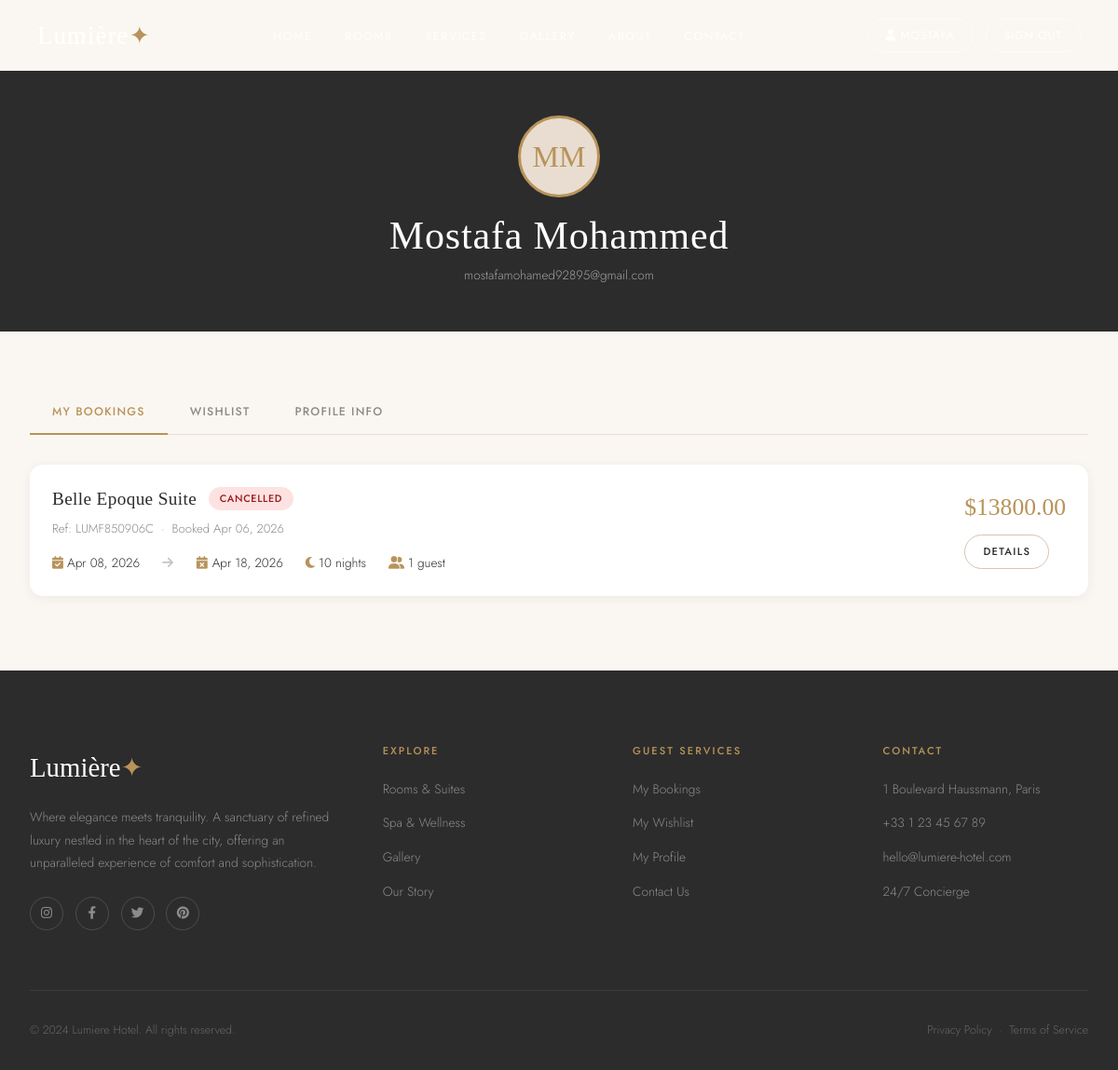
/users/profile/ (signed in), run on the app's committed database.
### users/models.py (models this page shows, shortened)
class User(AbstractUser):
    email = models.EmailField(unique=True)
    phone = models.CharField(max_length=20, blank=True)
    avatar = models.ImageField(upload_to='avatars/', blank=True, null=True)
    date_of_birth = models.DateField(null=True, blank=True)
    nationality = models.CharField(max_length=100, blank=True)
    bio = models.TextField(blank=True)
    is_verified = models.BooleanField(default=False)
    created_at = models.DateTimeField(auto_now_add=True)
    updated_at = models.DateTimeField(auto_now=True)
    USERNAME_FIELD = 'email'
    REQUIRED_FIELDS = ['username', 'first_name', 'last_name']
    def get_full_name(self):
        return f"{self.first_name} {self.last_name}".strip() or self.username

### bookings/models.py (models this page shows, shortened)
class Booking(models.Model):
    STATUS_CHOICES = [
        ('pending', 'Pending'),
        ('confirmed', 'Confirmed'),
        ('checked_in', 'Checked In'),
        ('checked_out', 'Checked Out'),
        ('cancelled', 'Cancelled'),
    ]
    booking_ref = models.CharField(max_length=20, unique=True, editable=False)
    user = models.ForeignKey(User, on_delete=models.CASCADE, related_name='bookings')
    room = models.ForeignKey(Room, on_delete=models.CASCADE, related_name='bookings')
    check_in = models.DateField()
    check_out = models.DateField()
    guests = models.PositiveIntegerField(default=1)
    status = models.CharField(max_length=20, choices=STATUS_CHOICES, default='pending')
    special_requests = models.TextField(blank=True)
    nights = models.PositiveIntegerField(editable=False, default=0)
    room_price = models.DecimalField(max_digits=10, decimal_places=2, editable=False, default=0)
    taxes = models.DecimalField(max_digits=10, decimal_places=2, editable=False, default=0)
    total_price = models.DecimalField(max_digits=10, decimal_places=2, editable=False, default=0)
    created_at = models.DateTimeField(auto_now_add=True)
    updated_at = models.DateTimeField(auto_now=True)
    class Meta:
        ordering = ['-created_at']

### rooms/models.py (models this page shows, shortened)
class Room(models.Model):
    STATUS_CHOICES = [
        ('available', 'Available'),
        ('occupied', 'Occupied'),
        ('maintenance', 'Under Maintenance'),
    ]
    category = models.ForeignKey(RoomCategory, on_delete=models.CASCADE, related_name='rooms')
    name = models.CharField(max_length=200)
    room_number = models.CharField(max_length=10, unique=True)
    description = models.TextField()
    short_description = models.CharField(max_length=300)
    price_per_night = models.DecimalField(max_digits=10, decimal_places=2)
    max_guests = models.PositiveIntegerField(default=2)
    size_sqm = models.PositiveIntegerField()
    floor = models.PositiveIntegerField(default=1)
    status = models.CharField(max_length=20, choices=STATUS_CHOICES, default='available')
    is_featured = models.BooleanField(default=False)
    has_sea_view = models.BooleanField(default=False)
    has_balcony = models.BooleanField(default=False)
    has_jacuzzi = models.BooleanField(default=False)
    has_fireplace = models.BooleanField(default=False)
    created_at = models.DateTimeField(auto_now_add=True)

### users/views.py (the view)
# urls.py: path('profile/', views.profile_view, name='profile'),
@login_required
def profile_view(request):
    bookings = request.user.bookings.select_related('room').order_by('-created_at')
    favorites = Favorite.objects.filter(user=request.user).select_related('room')
    return render(request, 'users/profile.html', {'bookings': bookings, 'favorites': favorites})

### templates/users/profile.html (shortened to what this page needs)
{% extends "base/base.html" %}
{% block content %}
<div style="padding-top:76px"></div>
<div class="profile-header">
  <div class="profile-avatar">
    {% if user.avatar %}<img src="{{ user.avatar.url }}" alt="{{ user.get_full_name }}">
    {% else %}{{ user.first_name|first|upper }}{{ user.last_name|first|upper }}{% endif %}
  </div>
  <h2>{{ user.get_full_name|default:user.username }}</h2>
  <p>{{ user.email }} {% if user.nationality %}&nbsp;&#183;&nbsp; {{ user.nationality }}{% endif %}</p>
</div>
<section class="section-sm">
  <div class="container">
    <div class="tab-nav">
      <button class="tab-btn active" data-tab="tab-bookings">My Bookings</button>
      <button class="tab-btn" data-tab="tab-wishlist">Wishlist</button>
      <button class="tab-btn" data-tab="tab-info">Profile Info</button>
    </div>
    <div id="tab-bookings" class="tab-pane">
      {% if bookings %}
        {% for booking in bookings %}
        <div class="card mb-3" style="margin-bottom:1rem">
          <div class="card-body" style="padding:1.5rem">
            <div style="display:flex;justify-content:space-between;align-items:start;flex-wrap:wrap;gap:1rem">
              <div>
                <div style="display:flex;align-items:center;gap:.8rem;margin-bottom:.5rem">
                  <h4 style="margin:0;font-size:1.2rem">{{ booking.room.name }}</h4>
                  <span class="badge badge-{{ booking.status }}">{{ booking.get_status_display }}</span>
                </div>
                <p style="font-size:.82rem;color:var(--gray);margin:0">Ref: {{ booking.booking_ref }} &nbsp;&#183;&nbsp; Booked {{ booking.created_at|date:"M d, Y" }}</p>
                <div style="display:flex;gap:1.5rem;margin-top:.8rem;flex-wrap:wrap">
                  <span style="font-size:.85rem"><i class="fa fa-calendar-check" style="color:var(--gold)"></i> {{ booking.check_in|date:"M d, Y" }}</span>
                  <span style="font-size:.85rem"><i class="fa fa-arrow-right" style="color:var(--gray-light)"></i></span>
                  <span style="font-size:.85rem"><i class="fa fa-calendar-times" style="color:var(--gold)"></i> {{ booking.check_out|date:"M d, Y" }}</span>
                  <span style="font-size:.85rem"><i class="fa fa-moon" style="color:var(--gold)"></i> {{ booking.nights }} night{{ booking.nights|pluralize }}</span>
                  <span style="font-size:.85rem"><i class="fa fa-user-friends" style="color:var(--gold)"></i> {{ booking.guests }} guest{{ booking.guests|pluralize }}</span>
                </div>
              </div>
              <div style="text-align:right">
                <div style="font-family:var(--font-serif);font-size:1.6rem;color:var(--gold)">${{ booking.total_price }}</div>
                <div style="display:flex;gap:.5rem;margin-top:.5rem;flex-wrap:wrap">
                  <a href="{% url 'booking_detail' booking.pk %}" class="btn btn-outline btn-sm">Details</a>
                </div>
              </div>
            </div>
          </div>
        </div>
        {% endfor %}
      {% endif %}
    </div>
  </div>
</section>
{% endblock %}

### templates/base/base.html (shortened to what this page needs)
<!DOCTYPE html>
<html lang="en">
<head>
  {% load static %}
  <link rel="stylesheet" href="{% static 'css/main.css' %}">
  <link rel="stylesheet" href="https://cdnjs.cloudflare.com/ajax/libs/font-awesome/6.4.0/css/all.min.css">
</head>
<body>
<nav class="navbar {% block nav_class %}{% endblock %}" data-transparent="{% block nav_transparent %}false{% endblock %}">
  <a href="{% url 'home' %}" class="nav-logo">Lumière<span>&#10022;</span></a>
  <ul class="nav-links">
    <li><a href="{% url 'home' %}">Home</a></li>
    <li><a href="{% url 'rooms_list' %}">Rooms</a></li>
    <li><a href="{% url 'services' %}">Services</a></li>
    <li><a href="{% url 'gallery' %}">Gallery</a></li>
    <li><a href="{% url 'about' %}">About</a></li>
    <li><a href="{% url 'contact' %}">Contact</a></li>
  </ul>
  <div class="nav-actions">
    {% if user.is_authenticated %}
      <a href="{% url 'profile' %}" class="btn-nav"><i class="fa fa-user"></i> {{ user.first_name|default:user.username }}</a>
      <a href="{% url 'logout' %}" class="btn-nav">Sign Out</a>
    {% else %}
      <a href="{% url 'login' %}" class="btn-nav">Sign In</a>
      <a href="{% url 'register' %}" class="btn-nav btn-nav-solid">Join Us</a>
    {% endif %}
  </div>
</nav>
{% block content %}{% endblock %}
<footer>
  <div class="footer-grid">
    <div class="footer-brand">
      <span class="logo">Lumière<span>&#10022;</span></span>
      <p>Where elegance meets tranquility. A sanctuary of refined luxury nestled in the heart of the city, offering an unparalleled experience of comfort and sophistication.</p>
      <div class="footer-social">
        <a href="#"><i class="fab fa-instagram"></i></a>
        <a href="#"><i class="fab fa-facebook-f"></i></a>
        <a href="#"><i class="fab fa-twitter"></i></a>
        <a href="#"><i class="fab fa-pinterest"></i></a>
      </div>
    </div>
    <div class="footer-col">
      <h5>Explore</h5>
      <ul>
        <li><a href="{% url 'rooms_list' %}">Rooms &amp; Suites</a></li>
        <li><a href="{% url 'services' %}">Spa &amp; Wellness</a></li>
        <li><a href="{% url 'gallery' %}">Gallery</a></li>
        <li><a href="{% url 'about' %}">Our Story</a></li>
      </ul>
    </div>
    <div class="footer-col">
      <h5>Guest Services</h5>
      <ul>
        {% if user.is_authenticated %}
        <li><a href="{% url 'my_bookings' %}">My Bookings</a></li>
        <li><a href="{% url 'wishlist' %}">My Wishlist</a></li>
        <li><a href="{% url 'profile' %}">My Profile</a></li>
        {% else %}
        <li><a href="{% url 'login' %}">Sign In</a></li>
        <li><a href="{% url 'register' %}">Create Account</a></li>
        {% endif %}
        <li><a href="{% url 'contact' %}">Contact Us</a></li>
      </ul>
    </div>
    <div class="footer-col">
      <h5>Contact</h5>
      <ul>
        <li><a href="#">1 Boulevard Haussmann, Paris</a></li>
        <li><a href="tel:+33123456789">+33 1 23 45 67 89</a></li>
        <li><a href="mailto:hello@lumiere-hotel.com">hello@lumiere-hotel.com</a></li>
        <li><a href="#">24/7 Concierge</a></li>
      </ul>
    </div>
  </div>
  <div class="footer-bottom">
    <span>&copy; 2024 Lumiere Hotel. All rights reserved.</span>
    <span>Privacy Policy &nbsp;&#183;&nbsp; Terms of Service</span>
  </div>
</footer>
</body>
</html>

### data on the page
User: first_name|first "M", last_name|first "M", get_full_name "Mostafa Mohammed", email "mostafamohamed92895@gmail.com"
Booking: room.name "Belle Epoque Suite", status "CANCELLED", booking_ref "LUMF850906C", created_at "Apr 06, 2026", check_in "Apr 08, 2026", check_out "Apr 18, 2026", nights "10", guests "1", total_price "13800.00"
